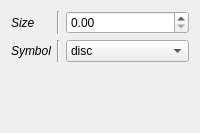
                <widget class="QWidget" name="markers">
                 <layout class="QGridLayout" name="gridLayout_13">
                  <item row="2" column="2">
                   <spacer name="horizontalSpacer_9">
                    <property name="orientation">
                     <enum>Qt::Horizontal</enum>
                    </property>
                    <property name="sizeHint" stdset="0">
                     <size>
                      <width>40</width>
                      <height>20</height>
                     </size>
                    </property>
                   </spacer>
                  </item>
                  <item row="0" column="1">
                   <widget class="Line" name="line_17">
                    <property name="orientation">
                     <enum>Qt::Vertical</enum>
                    </property>
                   </widget>
                  </item>
                  <item row="0" column="0">
                   <widget class="QLabel" name="label_19">
                    <property name="font">
                     <font>
                      <italic>true</italic>
                     </font>
                    </property>
                    <property name="text">
                     <string>Size</string>
                    </property>
                   </widget>
                  </item>
                  <item row="3" column="0">
                   <spacer name="verticalSpacer_6">
                    <property name="orientation">
                     <enum>Qt::Vertical</enum>
                    </property>
                    <property name="sizeHint" stdset="0">
                     <size>
                      <width>20</width>
                      <height>40</height>
                     </size>
                    </property>
                   </spacer>
                  </item>
                  <item row="0" column="2">
                   <widget class="QDoubleSpinBox" name="_sig_size"/>
                  </item>
                  <item row="1" column="0">
                   <widget class="QLabel" name="label_27">
                    <property name="font">
                     <font>
                      <italic>true</italic>
                     </font>
                    </property>
                    <property name="text">
                     <string>Symbol</string>
                    </property>
                   </widget>
                  </item>
                  <item row="1" column="1">
                   <widget class="Line" name="line_19">
                    <property name="orientation">
                     <enum>Qt::Vertical</enum>
                    </property>
                   </widget>
                  </item>
                  <item row="1" column="2">
                   <widget class="QComboBox" name="_sig_symbol">
                    <item>
                     <property name="text">
                      <string>disc</string>
                     </property>
                    </item>
                    <item>
                     <property name="text">
                      <string>arrow</string>
                     </property>
                    </item>
                    <item>
                     <property name="text">
                      <string>ring</string>
                     </property>
                    </item>
                    <item>
                     <property name="text">
                      <string>clobber</string>
                     </property>
                    </item>
                    <item>
                     <property name="text">
                      <string>square</string>
                     </property>
                    </item>
                    <item>
                     <property name="text">
                      <string>diamond</string>
                     </property>
                    </item>
                    <item>
                     <property name="text">
                      <string>vbar</string>
                     </property>
                    </item>
                    <item>
                     <property name="text">
                      <string>hbar</string>
                     </property>
                    </item>
                    <item>
                     <property name="text">
                      <string>cross</string>
                     </property>
                    </item>
                    <item>
                     <property name="text">
                      <string>tailed_arrow</string>
                     </property>
                    </item>
                    <item>
                     <property name="text">
                      <string>x</string>
                     </property>
                    </item>
                    <item>
                     <property name="text">
                      <string>triangle_up</string>
                     </property>
                    </item>
                    <item>
                     <property name="text">
                      <string>triangle_down</string>
                     </property>
                    </item>
                    <item>
                     <property name="text">
                      <string>star</string>
                     </property>
                    </item>
                   </widget>
                  </item>
                 </layout>
                </widget>
